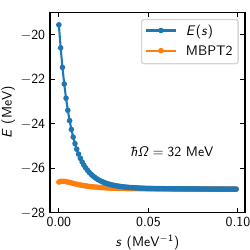

Write the Python code that produced this figure.
import json
import os

import matplotlib.pyplot as plt
import matplotlib

os.chdir(os.path.dirname(os.path.abspath(__file__)))

# matplotlib font configurations
matplotlib.rcParams["text.latex.preamble"] = [
    # i need upright \micro symbols, but you need...
    r"\usepackage{siunitx}",
    # ...this to force siunitx to actually use your fonts
    r"\sisetup{detect-all}",
    #  # set the normal font here
    #  r"\usepackage{helvet}",
    #  # load up the sansmath so that math -> helvet
    r"\usepackage{sansmath}",
    #  # <- tricky! -- gotta actually tell tex to use!
    r"\sansmath",
]

# Use tex for matplotlib
plt.rc("text", usetex=True)

with open("data/evolve_data.json") as f:
    data = json.load(f)

plot_configs = {
    "E": {"label": r"$E(s)$", "line_style": ".-", "zorder": 10,},
    "MBPT2": {"label": "MBPT2", "line_style": ".-", "zorder": 5,},
    #  "MBPT3": {
    #      "label": "MBPT3",
    #      "line_style": ".-",
    #      "zorder": 0,
    #  },
}

fig, ax = plt.subplots()

max_s = 0.1

s = data["s"]

i = 0
while s[i] < max_s:
    i += 1

for key in plot_configs:
    print(key)
    label = plot_configs[key]["label"]
    zorder = plot_configs[key]["zorder"]
    line_style = plot_configs[key]["line_style"]
    vals = data[key]

    ax.plot(s[:i], vals[:i], line_style, label=label, zorder=zorder)

ax.tick_params(bottom=True, top=True, left=True, right=True)
ax.tick_params(axis="x", direction="in")
ax.tick_params(axis="y", direction="in")

plt.text(0.04, -25.5, r"$\hbar\Omega=32$ MeV")

plt.ylim(-28, -19)

plt.legend()
plt.xlabel(r"$s$ (MeV${}^{-1}$)")
plt.ylabel(r"$E$ (MeV)")

plt.subplots_adjust(left=0.20, right=0.98, top=0.95, bottom=0.15)
plt.gcf().set_size_inches(2.5, 2.5)
plt.savefig("he4_imsrg2_flow.pdf", dpi=300, transparent=True)

plt.close(fig=fig)
